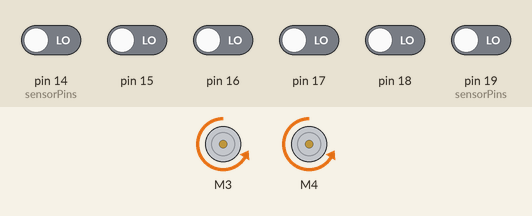
Recording of a program running on a simulated Arduino Uno, built with avr-gcc and run on an emulated ATmega328P. Shown: 2 × DC motor (green arrow = forward, orange = backward, longer = faster). The test bench sets the inputs (shaded band); at power-on: pin 14 (sensorPins), pin 15–18, pin 19 (sensorPins) LOW.

Above: at 1.2 s.
1.3 s: pin 14 (sensorPins) driven HIGH
At 1.6 s:
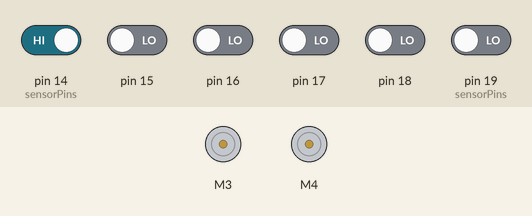
2.8 s: pin 14 (sensorPins) driven LOW
At 3.3 s:
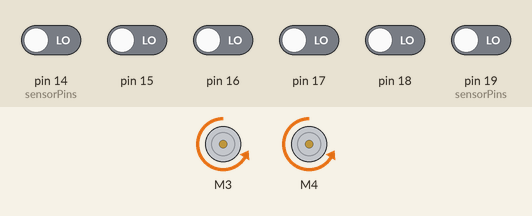
5.8 s: pin 15 driven HIGH
At 7.0 s:
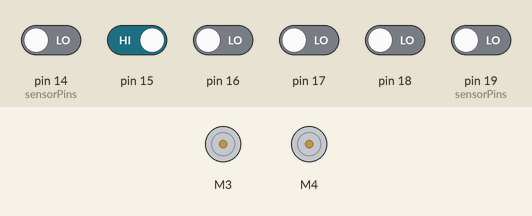
7.3 s: pin 14 (sensorPins) driven HIGH and pin 17 driven HIGH
At 7.8 s:
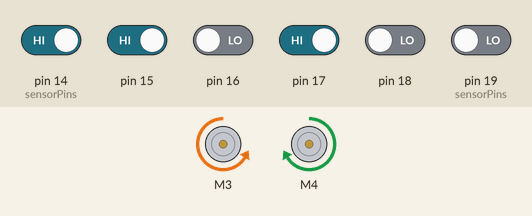
Timing chart, 0 to 10.3 s (numbered marks = the images above; inputs shaded):
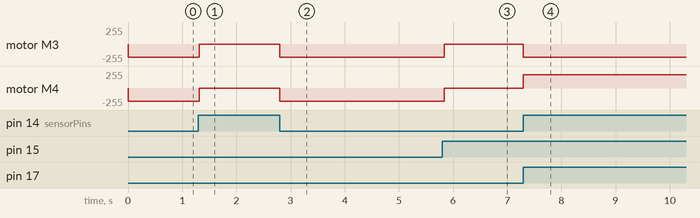

The program:

main.cpp
```cpp
// imports
#include <Arduino.h>
#include <AFMotor.h>
#include <string>

// alias
int DR(int input) {
    return digitalRead(input);
}

class Engine {
private:
    AF_DCMotor* m3 = (AF_DCMotor*)malloc(sizeof(AF_DCMotor));
    AF_DCMotor* m4 = (AF_DCMotor*)malloc(sizeof(AF_DCMotor));

public:
    AF_DCMotor leftMotor = *m3;
    AF_DCMotor rightMotor = *m4;

    Engine(int leftPin, int rightPin);

    void setEngineSpeed(int leftSpeed, int rightSpeed);
    void move(int leftMotion, int rightMotion);
    void stop();
    void halt(int wait);
    void moveForward(int wait, int smoothning);
    void moveLeft(int wait, int smoothning);
    void moveRight(int wait, int smoothning);
    void moveBackword(int wait, int smoothning);

    ~Engine();
};

Engine :: Engine(int leftPin = 3, int rightPin = 4) {
    *(this->m3) = AF_DCMotor(leftPin);
    *(this->m4) = AF_DCMotor(rightPin);
    this->leftMotor = *(this->m3);
    this->rightMotor = *(this->m4);
}

void Engine :: setEngineSpeed(int leftSpeed = 200, int rightSpeed = 200) {
    this->leftMotor.setSpeed(leftSpeed);
    this->rightMotor.setSpeed(rightSpeed);
}

void Engine :: move(int leftMotion, int rightMotion) {
    this->leftMotor.run(leftMotion);
    this->rightMotor.run(rightMotion);
}

void Engine :: stop() {
    this->move(RELEASE, RELEASE);
}
void Engine :: halt(int wait = 10) {
    this->stop();
    delay(wait);
}
void Engine :: moveForward(int wait = 100, int smoothning = 1) {
    this->move(FORWARD, FORWARD);
    delay(wait);
    this->stop();
    delay(smoothning);
}
void Engine :: moveLeft(int wait = 100, int smoothning = 1) {
    this->move(BACKWARD, FORWARD);
    delay(wait);
    this->stop();
    delay(smoothning);
}
void Engine :: moveRight(int wait = 100, int smoothning = 1) {
    this->move(FORWARD, BACKWARD);
    delay(wait);
    this->stop();
    delay(smoothning);
}
void Engine :: moveBackword(int wait = 100, int smoothning = 1) {
    this->move(BACKWARD, BACKWARD);
    delay(wait);
    this->stop();
    delay(smoothning);
}
Engine :: ~Engine () {
    delete this->m3;
    delete this->m4;
}

// Sensor Class
//        d
//  a  b     e  f
//        c
class Sensor {
public:
    int a, b, c, d, e, f, firstPin, lastPin;
    Sensor(int firstPin, int lastPin);
    bool straight();
    bool end();
    bool front_T();
    bool u_turn();
    bool cross_T();
    bool left_turn();
    bool right_turn();
    bool right_T();
    bool left_T();
    void showReadings();
};
Sensor :: Sensor(int firstPin, int lastPin) {
    this->firstPin = firstPin;
    this->lastPin = lastPin;
    for(int i = firstPin; i <= lastPin; i++) {
        pinMode(i, INPUT);
    }
    this->a = firstPin + 0;
    this->b = firstPin + 1;
    this->c = firstPin + 2;
    this->d = firstPin + 3;
    this->e = firstPin + 4;
    this->f = firstPin + 5;
}
bool Sensor :: straight() {
    if (
        !DR(this->a) && !DR(this->b) && DR(this->c) &&
        DR(this->d) && !DR(this->e) && !DR(this->f)
    ) return true;
    else return false;
}
bool Sensor :: end() {
    if (
        DR(this->a) && !DR(this->b) && !DR(this->c) &&
        !DR(this->d) && !DR(this->e) && DR(this->f)
    ) return true;
    else return false;
}
bool Sensor :: front_T() {
    if (
        DR(this->a) && DR(this->b) && DR(this->c) &&
        !DR(this->d) && DR(this->e) && DR(this->f)
    ) return true;
    else return false;
}
bool Sensor :: u_turn() {
    if (
        !DR(this->a) && !DR(this->b) && !DR(this->c) &&
        !DR(this->d) && !DR(this->e) && !DR(this->f)
    ) return true;
    else return false;
}
bool Sensor :: cross_T() {
    if (
        DR(this->a) && DR(this->b) && DR(this->c) &&
        DR(this->d) && DR(this->e) && DR(this->f)
    ) return true;
    else return false;
}
bool Sensor :: left_turn() {
    if (
        DR(this->a) && DR(this->b) && !DR(this->c) &&
        DR(this->d) && !DR(this->e) && !DR(this->f)
    ) return true;
    else return false;
}
bool Sensor :: right_turn() {
    if (
        !DR(this->a) && !DR(this->b) && DR(this->c) &&
        DR(this->d) && DR(this->e) && DR(this->f)
    ) return true;
    else return false;
}
bool Sensor :: right_T() {
    if (
        !DR(this->a) && !DR(this->b) && DR(this->c) &&
        DR(this->d) && DR(this->e) && DR(this->f)
    ) return true;
    else return false;
}
bool Sensor :: left_T() {
    if (
        DR(this->a) && DR(this->b) && DR(this->c) &&
        DR(this->d) && !DR(this->e) && !DR(this->f)
    ) return true;
    else return false;
}
void Sensor :: showReadings() {
    for(int i = this->firstPin; i <= this->lastPin; i++) {
        Serial.print("Pin i = ");
        Serial.println(DR(i));
    }
}

class Robot {
private:
    Sensor* sensor_pointer = (Sensor*)malloc(sizeof(sensor));
    Engine* engine_pointer = (Engine*)malloc(sizeof(sensor));

public:
    Sensor sensor = *(this->sensor_pointer);
    Engine engine = *(this->engine_pointer);
    String path = "", prevPath = "X";

    Robot(int sensorPins[], int motorPins[]);
    void update();
    String shortestPath();
    ~Robot();
};

Robot :: Robot(int sensorPins[], int motorPins[]) {
    int firstSensorPin = sensorPins[0], lastSensorPin = sensorPins[1];
    *(this->sensor_pointer) = Sensor(firstSensorPin, lastSensorPin);

    int leftMotorPin = motorPins[0], rightMotorPin = motorPins[1];
    *(this->engine_pointer) = Engine(leftMotorPin, rightMotorPin);

    this->sensor = *(this->sensor_pointer);
    this->engine = *(this->engine_pointer);
}
void Robot :: update() {
    String currPath = "";
    if(this->sensor.end()) {
        this->engine.stop();
        currPath = "F";
    }
    else if(this->sensor.front_T()) {
        this->engine.moveLeft();
        currPath = "S";
    }
    else if(this->sensor.u_turn()) {
        this->engine.moveBackword();
        currPath = "B";
    }
    else if(this->sensor.cross_T()) {
        this->engine.moveLeft();
        currPath = "L";
    }
    else if(this->sensor.left_turn()) {
        this->engine.moveLeft();
        currPath = "L";
    }
    else if(this->sensor.right_turn()) {
        this->engine.moveRight();
        currPath = "R";
    }
    else if(this->sensor.left_T()) {
        this->engine.moveLeft();
        currPath = "L";
    }
    else if(this->sensor.right_T()) {
        this->engine.moveForward();
        currPath = "S";
    }
    if(currPath != this->prevPath) {
        this->path += currPath;
        this->prevPath = currPath;
    }
}
String Robot :: shortestPath() {
    String newPath = this->path;
    newPath.replace("LBL", "S");
    newPath.replace("LBS", "R");
    newPath.replace("RBL", "B");
    newPath.replace("SBS", "B");
    newPath.replace("SBL", "R");
    newPath.replace("LBR", "B");
    return newPath;
}
Robot :: ~Robot() {
    delete this->sensor_pointer;
    delete this->engine_pointer;
}

// SETUP
int sensorPins[2] = {14, 19};
int motorPins[2] = {3, 4};
Robot robot(sensorPins, motorPins);

void setup() {
    Serial.begin(9600);
    robot.engine.setEngineSpeed(200, 200);
    robot.engine.stop();
}

void loop() {
    robot.update();
}
```

Measured:
- after the input at 1.3 s, motor M3, motor M4: backward 200/255 → stopped at once
- after the input at 2.8 s, motor M3, motor M4: stopped → backward 200/255 at once
- after the input at 5.8 s, motor M3, motor M4: backward 200/255 → stopped at once
- after the input at 7.3 s, motor M3: stopped → backward 200/255 at once; motor M4: stopped → forward 200/255 at once
